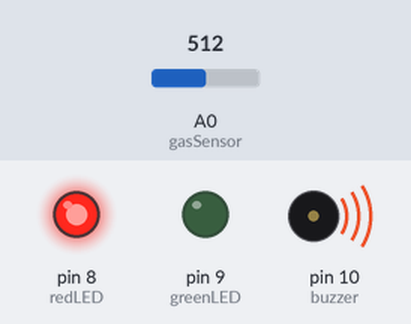
Bench run of a sketch on a simulated Arduino Uno, built with avr-gcc and run on an emulated ATmega328P. Parts: output pins drawn as LEDs (lit = HIGH), buzzer (waves = sounding, pin HIGH). The inputs (shaded band) are chosen by the test bench; at power-on: A0 (gasSensor) = 512.

Above: at 1.3 s.
1.4 s: A0 (gasSensor) set to 418
2.9 s: A0 (gasSensor) set to 385
At 3.8 s:
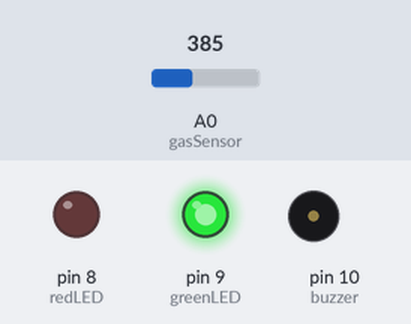
4.5 s: A0 (gasSensor) set to 410
At 5.0 s:
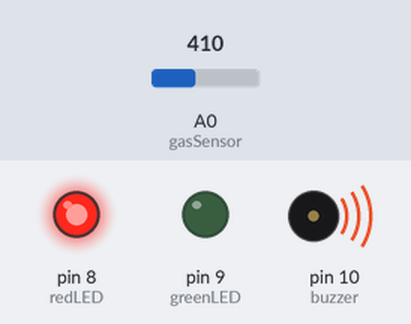
6.0 s: A0 (gasSensor) set to 390
At 7.3 s:
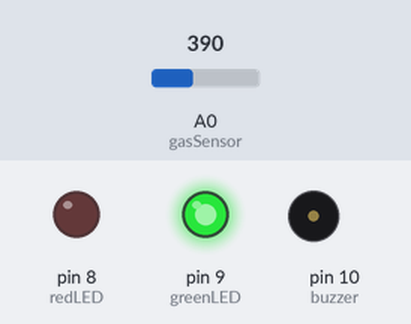
Timing chart, 0 to 8.5 s (numbered marks = the images above; inputs shaded):
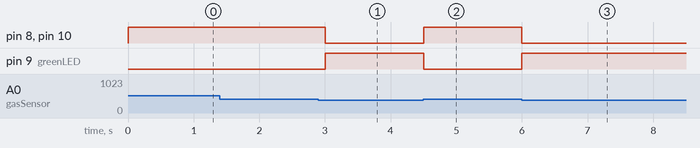

Measured:
- the behaviour switches between 401 and 400 on A0 (gasSensor) (found by bisection; images 0 and 1)
- after the input at 1.4 s, every drawn part: stays the same
- after the input at 2.9 s, pin 8 (redLED), pin 10 (buzzer): HIGH → LOW after 0.10 s; pin 9 (greenLED): LOW → HIGH after 0.10 s
- after the input at 4.5 s, pin 8 (redLED), pin 10 (buzzer): LOW → HIGH at once; pin 9 (greenLED): HIGH → LOW at once
- after the input at 6.0 s, pin 8 (redLED), pin 10 (buzzer): HIGH → LOW at once; pin 9 (greenLED): LOW → HIGH at once

The sketch:

prog03.ino
```cpp
int gasSensor = A0;
int redLED = 8;
int greenLED = 9;
int buzzer = 10;

void setup()
{
    pinMode(redLED, OUTPUT);
    pinMode(greenLED, OUTPUT);
    pinMode(buzzer, OUTPUT);
    pinMode(gasSensor, INPUT);
}

void loop()
{
    int gasLevel = analogRead(gasSensor);

    if (gasLevel > 400)
    {
        digitalWrite(redLED, HIGH);
        digitalWrite(greenLED, LOW);
        digitalWrite(buzzer, HIGH);
    }
    else
    {
        digitalWrite(redLED, LOW);
        digitalWrite(greenLED, HIGH);
        digitalWrite(buzzer, LOW);
    }

    delay(500);
}
```
